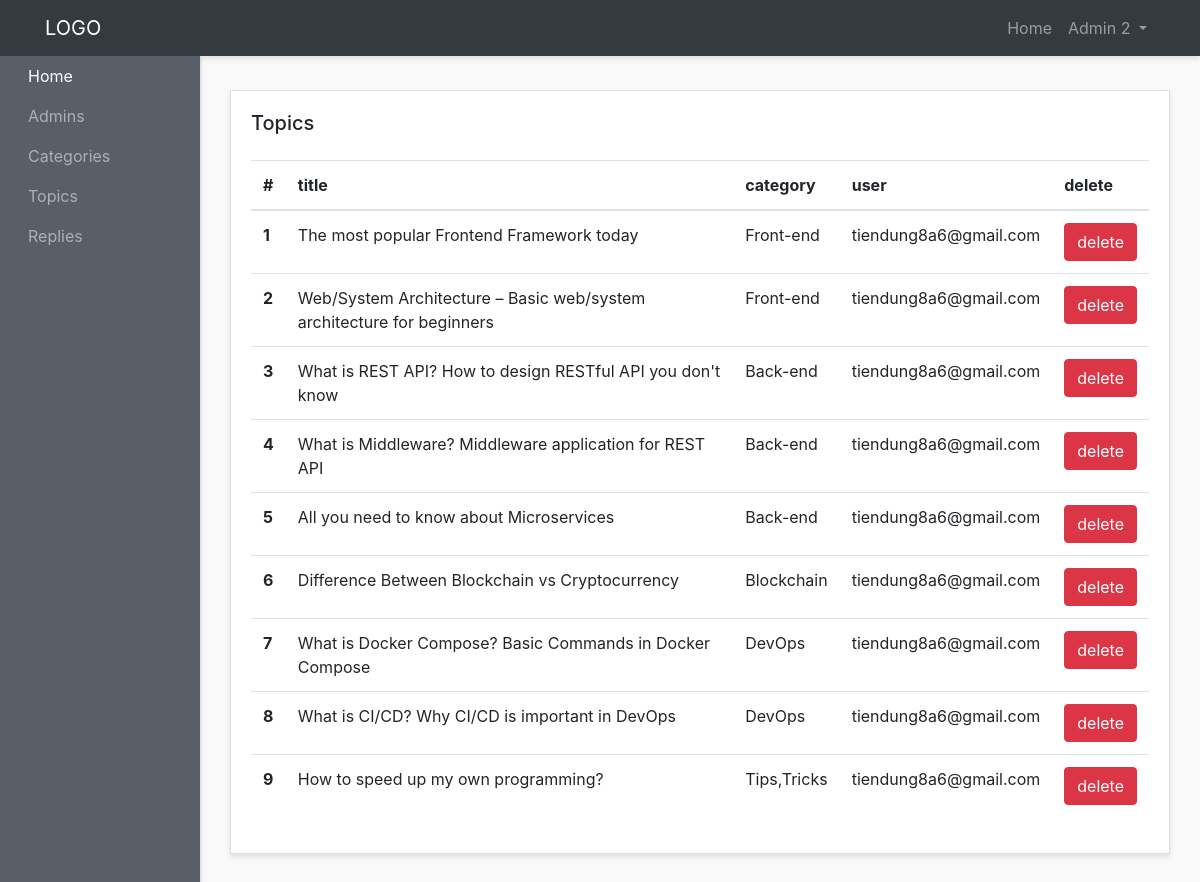
The app's page /admin-panel/topics-admins/show-topics.php (signed in) with its own data.
### tables this page shows
CREATE TABLE `topics` (
  `id` int(5) NOT NULL,
  `title` varchar(200) NOT NULL,
  `category` varchar(200) NOT NULL,
  `body` text NOT NULL,
  `user_name` varchar(200) NOT NULL,
  `user_image` varchar(200) NOT NULL,
  `created_at` timestamp NOT NULL DEFAULT current_timestamp()
);

### admin-panel/topics-admins/show-topics.php (the view, shortened to what this page needs)
<?php require "../layouts/header.php"; ?>
<?php require "../../config/config.php"; ?>
<?php
$topics = $conn->query("SELECT * FROM topics ");
$topics->execute();
$allTopics = $topics->fetchALL(PDO::FETCH_OBJ);
?>
<div class="row">
  <div class="col">
    <div class="card">
      <div class="card-body">
        <h5 class="card-title mb-4 d-inline">Topics</h5>
        <table class="table mt-4">
          <thead>
            <tr>
              <th scope="col">#</th>
              <th scope="col">title</th>
              <th scope="col">category</th>
              <th scope="col">user</th>
              <th scope="col">delete</th>
            </tr>
          </thead>
          <tbody>
            <?php foreach ($allTopics as $topics) : ?>
              <tr>
                <th scope="row"><?php echo $topics->id; ?></th>
                <td><?php echo $topics->title; ?></td>
                <td><?php echo $topics->category; ?></td>
                <td><?php echo $topics->user_name; ?></td>
                <td><a href="delete-topic.php?id=<?php echo $topics->id; ?>" class="btn btn-danger  text-center ">delete</a></td>
              </tr>
            <?php endforeach; ?>
          </tbody>
        </table>
      </div>
    </div>
  </div>
</div>
<?php require "../layouts/footer.php"; ?>

### admin-panel/styles/style.css (style rules this page uses)
body { background:#f9f9f9; }
.card { margin-bottom: 15px; border-radius:0; box-shadow: 0 3px 5px rgba(0,0,0,.1); }

### records on screen
topics: id "1", title "The most popular Frontend Framework today", category "Front-end", user_name "tiendung8a6@gmail.com"
topics: id "2", title "Web/System Architecture – Basic web/system architecture for beginners", category "Front-end", user_name "tiendung8a6@gmail.com"
topics: id "3", title "What is REST API? How to design RESTful API you don't know", category "Back-end", user_name "tiendung8a6@gmail.com"
topics: id "4", title "What is Middleware? Middleware application for REST API", category "Back-end", user_name "tiendung8a6@gmail.com"
topics: id "5", title "All you need to know about Microservices", category "Back-end", user_name "tiendung8a6@gmail.com"
topics: id "6", title "Difference Between Blockchain vs Cryptocurrency", category "Blockchain", user_name "tiendung8a6@gmail.com"
topics: id "7", title "What is Docker Compose? Basic Commands in Docker Compose", category "DevOps", user_name "tiendung8a6@gmail.com"
topics: id "8", title "What is CI/CD? Why CI/CD is important in DevOps", category "DevOps", user_name "tiendung8a6@gmail.com"
topics: id "9", title "How to speed up my own programming?", category "Tips,Tricks", user_name "tiendung8a6@gmail.com"

### other values on screen
$_SESSION['adminname'] "Admin 2"
